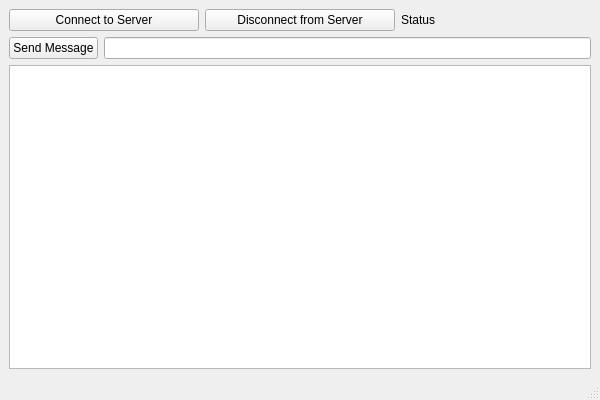
<?xml version="1.0" encoding="UTF-8"?>
<ui version="4.0">
 <class>MainWindow</class>
 <widget class="QMainWindow" name="MainWindow">
  <property name="geometry">
   <rect>
    <x>0</x>
    <y>0</y>
    <width>600</width>
    <height>400</height>
   </rect>
  </property>
  <property name="windowTitle">
   <string>Client</string>
  </property>
  <widget class="QWidget" name="centralwidget">
   <layout class="QGridLayout" name="gridLayout">
    <item row="0" column="0">
     <layout class="QVBoxLayout" name="verticalLayout">
      <item>
       <layout class="QHBoxLayout" name="horizontalLayout_2">
        <item>
         <widget class="QPushButton" name="pushButton_connectToServer">
          <property name="text">
           <string>Connect to Server</string>
          </property>
         </widget>
        </item>
        <item>
         <widget class="QPushButton" name="pushButton_disconnectFromServer">
          <property name="text">
           <string>Disconnect from Server</string>
          </property>
         </widget>
        </item>
        <item>
         <widget class="QLabel" name="label_status">
          <property name="text">
           <string>Status</string>
          </property>
         </widget>
        </item>
       </layout>
      </item>
      <item>
       <layout class="QHBoxLayout" name="horizontalLayout">
        <item>
         <widget class="QPushButton" name="pushButton_sendMessage">
          <property name="text">
           <string>Send Message</string>
          </property>
         </widget>
        </item>
        <item>
         <widget class="QLineEdit" name="lineEdit_message"/>
        </item>
       </layout>
      </item>
      <item>
       <widget class="QTextEdit" name="textEdit_log"/>
      </item>
     </layout>
    </item>
   </layout>
  </widget>
  <widget class="QMenuBar" name="menubar">
   <property name="geometry">
    <rect>
     <x>0</x>
     <y>0</y>
     <width>600</width>
     <height>26</height>
    </rect>
   </property>
  </widget>
  <widget class="QStatusBar" name="statusbar"/>
 </widget>
 <resources/>
 <connections/>
</ui>
